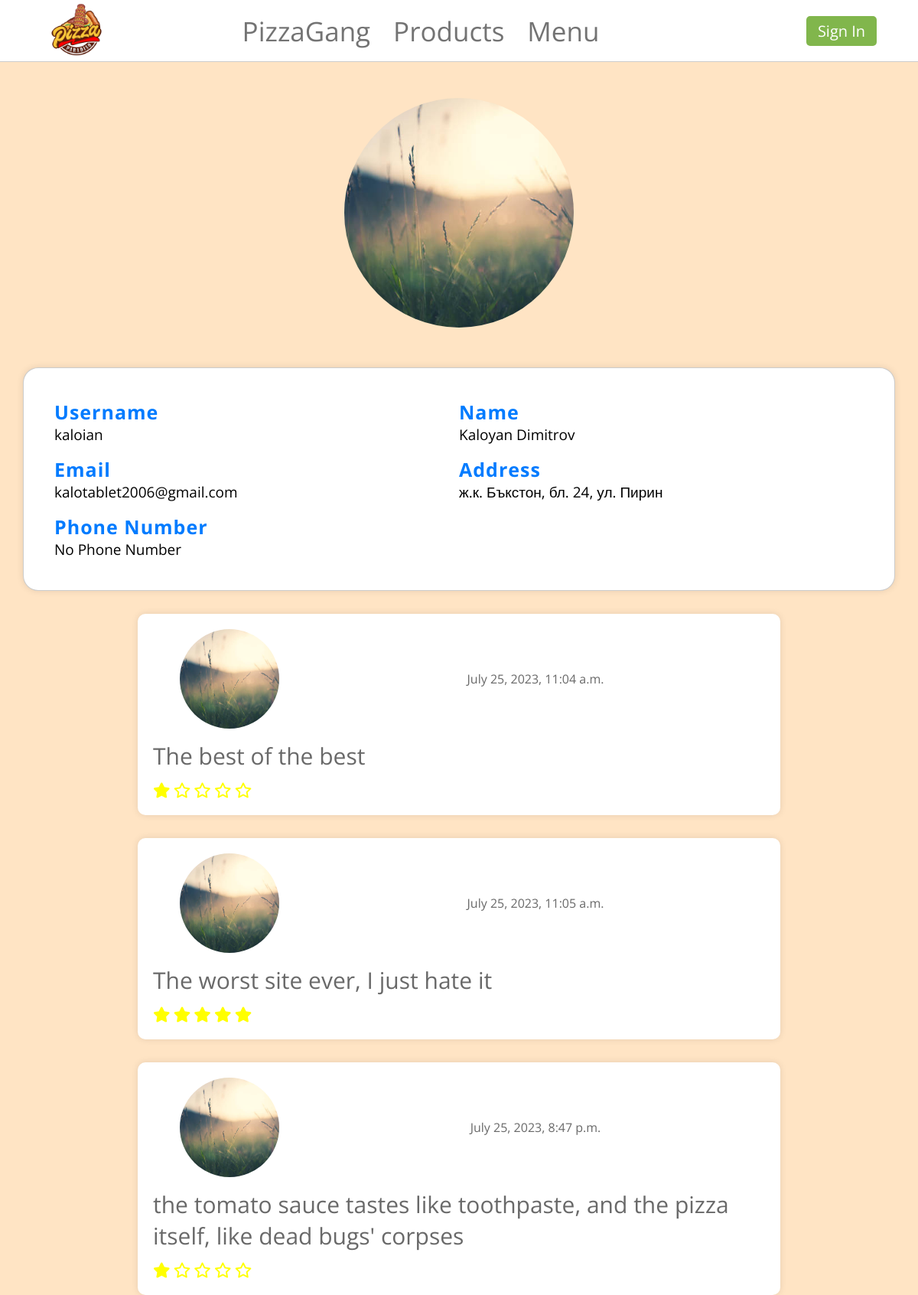
The page /user-info/show-private/1/ on the database its author committed.
### PizzaGang/main/models.py (models this page shows, shortened)
class Profile(models.Model):
    user = models.OneToOneField(User, on_delete=models.CASCADE)
    avatar = models.ImageField(upload_to='static/images/avatars/', null=True, blank=True)
    address = models.TextField(null=True, blank=True)
    phone_number = PhoneNumberField(null=True, blank=True)

class Review(models.Model):
    user = models.ForeignKey(User, on_delete=models.CASCADE)
    text = models.TextField()
    rating = models.IntegerField(choices=[(i, str(i)) for i in range(1, 6)])
    created_at = models.DateTimeField(auto_now_add=True)
    updated_at = models.DateTimeField(auto_now=True)

### PizzaGang/main/views.py (the view)
# urls.py: path('show-private/<int:pk>/', UserShowPrivateView, name='show_user_private'),
def UserShowPrivateView(request, pk):
    user = User.objects.get(pk=pk)
    if user == request.user:
        user_view_link = f'/user-info/show/{pk}/'
        return redirect(user_view_link)
    review_list = Review.objects.filter(user=user)
    context = {
        'user': user,
        'review_list': review_list
    }
    return render(request, 'user_info/show_private_info.html', context)

### PizzaGang/main/context_processors.py (called while the page is built, shortened)
def get_cart_items_count(request):
    cart_items_count = 0
    return {'cart_items_count': cart_items_count, 'current_user': request.user}

### templates/user_info/show_private_info.html (shortened to what this page needs)
{% extends 'base/base.html' %}
{% load static %}
{% block head %}
    <link rel="stylesheet" href="{% static 'css/show_info.css' %}">
    <link rel="stylesheet" href="{% static 'css/show_create_review.css' %}">
{% endblock %}
{% block content %}
    <div class="show-info-avatar-container">
        <div class="cover-avatar-container">
            {% if user.profile.avatar %}
                <img src="{{ user.profile.avatar.url }}" alt="avatar">
            {% else %}
                <img src="{% static 'images/avatars/default-avatar.jpg' %}" alt="default-avatar">
            {% endif %}
        </div>
    </div>
    <div class="show-info-container" id="show-private-info-container">
        <div>
            <p class="title">Username</p>
            <p class="info">{{ user.username }}</p>
        </div>
        <div>
            <p class="title">Name</p>
            {% if user.first_name or user.last_name %}
                <p class="info">{{ user.get_full_name }}</p>
            {% else %}
                <p class="info">No Name</p>
            {% endif %}
        </div>
        <div>
            <p class="title">Email</p>
            {% if user.email %}
                <p class="info">{{ user.email }}</p>
            {% else %}
                <p class="info">No Email</p>
            {% endif %}
        </div>
        <div>
            <p class="title">Address</p>
            {% if user.profile.address %}
                <p class="info">{{ user.profile.address }}</p>
            {% else %}
                <p class="info">No Address</p>
            {% endif %}
        </div>
        <div>
            <p class="title">Phone Number</p>
            {% if user.profile.phone_number %}
                <p class="info">{{ user.profile.phone_number }}</p>
            {% else %}
                <p class="info">No Phone Number</p>
            {% endif %}
        </div>
    </div>
    {% for review in review_list %}
        <div class="review-container" id="review-pr-info-container">
            <div class="avatar-review-container">
                <div>
                    {% if review.user.profile.avatar %}
                        <img src="{{ review.user.profile.avatar.url }}" alt="avatar-img">
                    {% else %}
                        <img src="{% static 'images/avatars/default-avatar.jpg' %}" alt="default-img">
                    {% endif %}
                </div>
                <div>
                    <p>{{ review.created_at }}</p>
                </div>
            </div>
            <p class="text">{{ review.text }}</p>
            <div class="star-rating">
                {% for i in '12345' %}
                    {% if i|add:'0' <= review.rating %}
                        <i class="fas fa-solid fa-star"></i>
                    {% else %}
                        <i class="far fa-regular fa-star"></i>
                    {% endif %}
                {% endfor %}
            </div>
        </div>
    {% endfor %}
{% endblock %}

### static/css/show_info.css (style rules this page uses)
i { font-size: 27px; }
.show-info-avatar-container { height: 400px; display: flex; align-items: center; justify-content: center; }
.cover-avatar-container { position: relative; }
.show-info-avatar-container img { height: 300px; width: 300px; object-fit: cover; border-radius: 100%; }
.show-info-container { min-width: 1000px; border-radius: 20px; border: 1px solid rgba(0, 0, 0, 0.2); position: relative; display: grid; grid-template-columns: 1fr 1fr; row-gap: 15px; background-color: white; padding: 40px 40px 90px 40px; box-shadow: 0 0 10px rgba(0, 0, 0, 0.1); }
.show-info-container .title { margin: 0; font-size: 25px; font-weight: bold; color: #007bff; letter-spacing: 1px; }
.show-info-container .info { margin: 0; font-size: 19px; }
#show-private-info-container { margin-left: 30px; margin-right: 30px; padding: 40px; }

### static/css/show_create_review.css (style rules this page uses)
.review-container { position: relative; margin-top: 30px; margin-left: auto; margin-right: auto; background-color: white; width: 800px; padding: 20px 20px 70px 20px; border-radius: 10px; box-shadow: 0 0 10px rgba(0, 0, 0, 0.1); }
.avatar-review-container { display: grid; grid-template-columns: 200px 1fr; }
.avatar-review-container div { display: flex; align-items: center; justify-content: center; }
.avatar-review-container img { width: 130px; height: 130px; object-fit: cover; border-radius: 100%; }
.review-container p { color: dimgray; }
.text { font-size: 30px; margin-top: 15px; margin-bottom: 15px; }
.star-rating i { color: yellow; font-size: 20px; }
#review-pr-info-container { padding: 20px; }

### rows shown on the page
Review: user.profile.avatar (picture), created_at "July 25, 2023, 11:04 a.m.", text "The best of the best", rating 1 (drawn)
Review: user.profile.avatar (picture), created_at "July 25, 2023, 11:05 a.m.", text "The worst site ever, I just hate it", rating 5 (drawn)
Review: user.profile.avatar (picture), created_at "July 25, 2023, 8:47 p.m.", text "the tomato sauce tastes like toothpaste, and the pizza itself, like dead bugs' corpses", rating 1 (drawn)

### other values the page prints
{{ user.username }} "kaloian"
{{ user.get_full_name }} "Kaloyan Dimitrov"
{{ user.email }} "kalotablet2006@gmail.com"
{{ user.profile.address }} "ж.к. Бъкстон, бл. 24, ул. Пирин"
